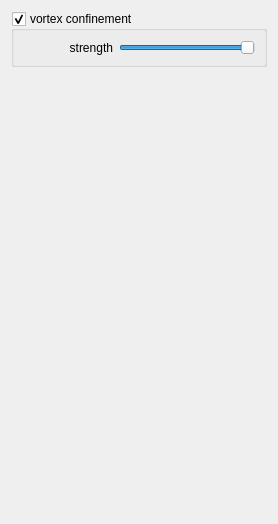
<?xml version="1.0" encoding="UTF-8"?>
<ui version="4.0">
 <class>Clouds</class>
 <widget class="QWidget" name="Clouds">
  <property name="geometry">
   <rect>
    <x>0</x>
    <y>0</y>
    <width>278</width>
    <height>524</height>
   </rect>
  </property>
  <property name="sizePolicy">
   <sizepolicy hsizetype="Maximum" vsizetype="Maximum">
    <horstretch>0</horstretch>
    <verstretch>0</verstretch>
   </sizepolicy>
  </property>
  <property name="windowTitle">
   <string>Form</string>
  </property>
  <layout class="QGridLayout" name="gridLayout">
   <item row="0" column="0">
    <layout class="QVBoxLayout" name="verticalLayout">
     <property name="sizeConstraint">
      <enum>QLayout::SetDefaultConstraint</enum>
     </property>
     <item>
      <widget class="QGroupBox" name="vcGroup">
       <property name="title">
        <string>vortex confinement</string>
       </property>
       <property name="checkable">
        <bool>true</bool>
       </property>
       <layout class="QGridLayout" name="gridLayout_4">
        <item row="0" column="0">
         <layout class="QVBoxLayout" name="verticalLayout_2">
          <item>
           <layout class="QHBoxLayout" name="horizontalLayout_2">
            <item>
             <widget class="QLabel" name="label_2">
              <property name="minimumSize">
               <size>
                <width>90</width>
                <height>0</height>
               </size>
              </property>
              <property name="text">
               <string>strength</string>
              </property>
              <property name="alignment">
               <set>Qt::AlignRight|Qt::AlignTrailing|Qt::AlignVCenter</set>
              </property>
             </widget>
            </item>
            <item>
             <widget class="QSlider" name="vcStrengthSlider">
              <property name="maximum">
               <number>1000</number>
              </property>
              <property name="value">
               <number>1000</number>
              </property>
              <property name="orientation">
               <enum>Qt::Horizontal</enum>
              </property>
             </widget>
            </item>
           </layout>
          </item>
         </layout>
        </item>
       </layout>
      </widget>
     </item>
     <item>
      <spacer name="verticalSpacer">
       <property name="orientation">
        <enum>Qt::Vertical</enum>
       </property>
       <property name="sizeHint" stdset="0">
        <size>
         <width>20</width>
         <height>40</height>
        </size>
       </property>
      </spacer>
     </item>
    </layout>
   </item>
  </layout>
 </widget>
 <resources/>
 <connections/>
</ui>
